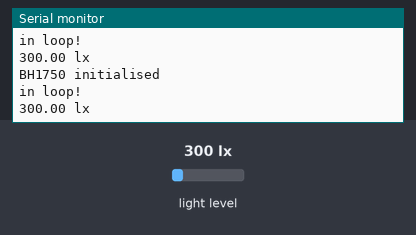
Recording of a sketch running on a simulated Arduino Uno, built with avr-gcc and run on an emulated ATmega328P. Shown: the last lines printed to the serial monitor. The inputs (shaded band) are chosen by the test bench; at power-on: light level 300 lx.

Above: at 1.8 s.
1.9 s: light level set to 40 lx
At 2.7 s:
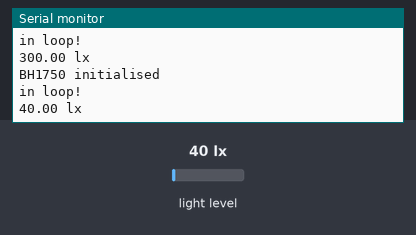
3.4 s: light level set to 500 lx
At 4.4 s:
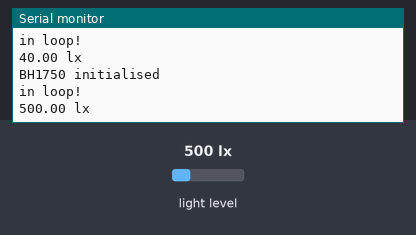
Timing chart, 0 to 6.4 s (numbered marks = the images above; inputs shaded):
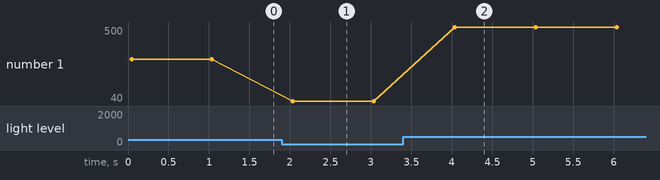

Measured:
- after the input at 1.9 s, the serial monitor: prints a new line after 0.13 s (image 1)
- after the input at 3.4 s, the serial monitor: prints a new line after 0.64 s (image 2)
- plotted number 1: 300 → 40 after the input at 1.9 s, 40 → 500 after the input at 3.4 s

The sketch:

BH1750.ino
```cpp
#include <Wire.h>
#include <BH1750.h>

// const uint8_t SDA = A4;
// const uint8_t SCL = A5;
BH1750 lightMeter;

void setup(){

  Serial.println("begin");
  Serial.begin(9600);

  // Initialize the I2C bus (BH1750 library doesn't do this automatically)
  // On esp8266 devices you can select SCL and SDA pins using Wire.begin(D4, D3);
  Wire.begin();

  lightMeter.begin();

  Serial.println(("BH1750 Test"));
}

void loop() {

  if (lightMeter.begin()) {
    Serial.println(F("BH1750 initialised"));
  }
  else {
    Serial.println(F("Error initialising BH1750"));
  }
  float lux = lightMeter.readLightLevel();
  Serial.println("in loop!");
  Serial.print(lux);
  Serial.println(" lx");
  delay(1000);

}
```
